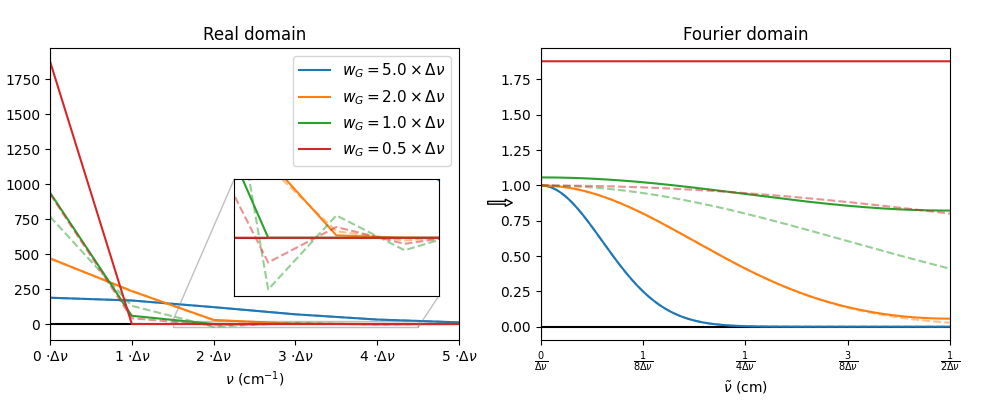

The Python source for this figure:
import numpy as np
import matplotlib.pyplot as plt
from fractions import Fraction
from matplotlib.patches import ConnectionPatch

gG = lambda v,w: (2/w)*np.sqrt(np.log(2)/np.pi)*np.exp(-4*np.log(2)*(v/w)**2)
gL = lambda v,w: (1/np.pi) * (w/2) / (v**2 + (w/2)**2)*dv

gG_FT = lambda x,w: np.exp(-(np.pi*x*wG)**2/(4*np.log(2)))
gL_FT = lambda x,w: np.exp(- np.pi*x*wL)

dv = 0.001 #cm-1
v_max = 100.0 #cm-1
v_arr = np.arange(0,v_max,dv)
N_zpad = v_arr.size ## can be 0..v_arr.size
##x_arr = np.arange(v_arr.size + 1) / (2 * v_arr.size * dv)
##x_arr = np.linspace(0,1/(2*dv),(v_arr.size + N_zpad)//2 + 1)
x_arr = np.fft.rfftfreq(v_arr.size + N_zpad, dv)
x_fold = (x_arr,x_arr[::-1])
folding_thresh = 1e-6

w_arr = np.array([5,2,1,0.5])*dv

fig, (ax1,ax2) = plt.subplots(1,2,figsize=(10,4))
plt.subplots_adjust(left=0.05,right=0.95,bottom=0.15)
axins = ax1.inset_axes([0.45, 0.15, 0.50, 0.40])
axins.ticklabel_format(useOffset=False, axis='x')
axins.set_xlim(1.5*dv,4.5*dv)
axins.set_ylim(-22,22)
axins.get_xaxis().set_visible(False)
axins.get_yaxis().set_visible(False)


ax1.axhline(0,c='k')
ax1.axvline(0,c='k')
ax2.axhline(0,c='k')
ax2.axvline(0,c='k')
axins.axhline(0,c='k')

for wG in w_arr:
    
    I_FT = gG_FT(x_arr,wG)
    I = np.fft.irfft(I_FT/dv)[:v_arr.size]

    p, = ax1.plot(v_arr,I,'--',alpha=0.5)
    axins.plot(v_arr,I,'--',alpha=0.5)
    c = p.get_color()
    ax2.plot(x_arr,I_FT,'--',c=c,alpha = 0.5)

    I2 = gG(v_arr,wG)
    I2_FT = np.fft.rfft(list(I2) + [0] + list(I2)[:0:-1])*dv # this assumes N_zpad = v_arr.size
    

    ax1.plot(v_arr,I2,c=c,label = '$w_G = {:.1f} \\times \\Delta\\nu$'.format(wG/dv))
    axins.plot(v_arr,I2,c=c)
    ax2.plot(x_arr,I2_FT.real,c=c) ## I2 is symmetric, so I2_FT has only real components
    
N_ticks = 6
ax1.set_title('Real domain')
ax1.set_xlabel('$\\nu$ (cm$^{-1}$)')
ax1.set_xticks([i*dv for i in range(N_ticks)])
ax1.set_xticklabels(['{:d}'.format(i)+' $\\cdot\\Delta\\nu$' for i in range(N_ticks)])
ax1.set_xlim(0,(N_ticks-1)*dv)
ax1.legend(fontsize=11)    

N_ticks = 5
ax2.set_xlabel('$\\tilde{\\nu}$ (cm)')
ax2.set_xticks([i/(2*(N_ticks-1)*dv) for i in range(N_ticks)])
ax2.set_xticklabels(['$\\frac{'+(str(Fraction(i,2*(N_ticks-1))) if i else '0/').replace('/','}{')+'\\Delta\\nu}$' for i in range(0,N_ticks)])
ax2.set_title('Fourier domain')
ax2.set_xlim(0,1/(2*dv))

con = ConnectionPatch(xyA=(1.07,0.47),
                      xyB=(-0.07,0.47),
                      coordsA="axes fraction",
                      coordsB="axes fraction",
                      axesA=ax1, axesB=ax2,
                      arrowstyle="simple",fc='w')
ax1.add_artist(con)
ax1.indicate_inset_zoom(axins)
plt.savefig(__file__[:-2]+'png')
plt.show()
